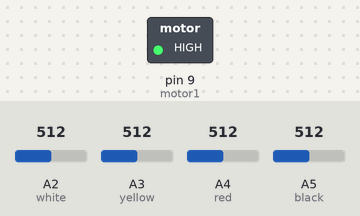
The sketch below on a simulated Arduino Uno, built with avr-gcc and run on an emulated ATmega328P. On the bench: switched loads named in the sketch (green lamp = pin HIGH). The test bench sets the inputs (shaded band); at power-on: A2 (white) = 512, A3 (yellow) = 512, A4 (red) = 512, A5 (black) = 512. What the sketch prints to the serial monitor is not drawn.

Above: at 0.1 s.
Timing chart, 0 to 1.6 s (numbered marks = the images above):
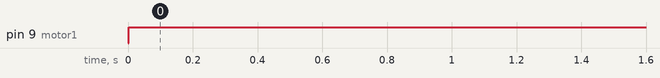

Measured:
- by itself, pin 9 (motor1): LOW → HIGH at 0.00 s

The sketch:

0n3_sensor_test.ino
```cpp
const int white = A2;
const int yellow = A3;
const int red = A4;
const int black = A5;
const int motor1 = 9;

int readIndex = 0; // used for rolling average
const int samples = 10; // smaples to average over
int readIndex2 = 0; // used for rolling average
const int samples2 = 100; // samples to average over

float speed = 0; // a speed value from 0-1
int output = 0; // the value written to the motors
int PWRange = 600; // range of PWM signal
int PWMin = 1400; // minimum PWM value

int readingsW[samples]; int totalW = 0; int avgW = 0; float varW = 1;
int readingsW2[samples2]; long totalW2 = 0L; int avgW2 = -1;
int readingsY[samples]; int totalY = 0; int avgY = 0; float varY = 1;
int readingsY2[samples2]; long totalY2 = 0L; int avgY2 = -1;
int readingsR[samples]; int totalR = 0; int avgR = 0; float varR = 1;
int readingsR2[samples2]; long totalR2 = 0L; int avgR2 = -1;
int readingsB[samples]; int totalB = 0; int avgB = 0; float varB = 1;
int readingsB2[samples2]; long totalB2 = 0L; int avgB2 = -1;

void setup() {
  Serial.begin(9600);
  // initialize the buffer for calculating the rolling average
  for (int i = 0; i < samples; i++) {
    readingsW[i] = 0;
    readingsY[i] = 0;
    readingsR[i] = 0;
    readingsB[i] = 0;
  }
  for (int j = 0; j < samples2; j++) {
    readingsW2[j] = 0;
    readingsY2[j] = 0;
    readingsR2[j] = 0;
    readingsB2[j] = 0;
  }
}

void loop() {
  // basically, these calculate the rolling averages for each sensor
  totalW -= readingsW[readIndex];
  readingsW[readIndex] = analogRead(white);
  totalW += readingsW[readIndex];
  avgW = totalW / samples;

  totalW2 -= readingsW2[readIndex2];
  readingsW2[readIndex2] = analogRead(white);
  totalW2 += readingsW2[readIndex2];
  avgW2 = totalW2 / samples2;

  totalY -= readingsY[readIndex];
  readingsY[readIndex] = analogRead(yellow);
  totalY += readingsY[readIndex];
  avgY = totalY / samples;

  totalY2 -= readingsY2[readIndex2];
  readingsY2[readIndex2] = analogRead(yellow);
  totalY2 += readingsY2[readIndex2];
  avgY2 = totalY2 / samples2;

  totalR -= readingsR[readIndex];
  readingsR[readIndex] = analogRead(red);
  totalR += readingsR[readIndex];
  avgR = totalR / samples;

  totalR2 -= readingsR2[readIndex2];
  readingsR2[readIndex2] = analogRead(red);
  totalR2 += readingsR2[readIndex2];
  avgR2 = totalR2 / samples2;

  totalB -= readingsB[readIndex];
  readingsB[readIndex] = analogRead(black);
  totalB += readingsB[readIndex];
  avgB = totalB / samples;

  totalB2 -= readingsB2[readIndex2];
  readingsB2[readIndex2] = analogRead(black);
  totalB2 += readingsB2[readIndex2];
  avgB2 = totalB2 / samples2;

  readIndex = (readIndex + 1) % samples;
  readIndex2 = (readIndex2 + 1) % samples2;

  // Calculate the variance from baseline of each sensor
  varW = (float) avgW / (float) avgW2;
  varY = (float) avgY / (float) avgY2;
  varR = (float) avgR / (float) avgR2;
  varB = (float) avgB / (float) avgB2;

  speed = calcSpeed(varW, varY, varR, varB, speed);

  // map it to the range of the pwm output:
  output = speed * PWRange + PWMin;
  analogWrite(motor1, output);

  // print the results to the Serial Monitor every few cycles:
  if (readIndex == 0) {
    Serial.print("Speed = ");
    Serial.println(speed);
  }

  delay(100);
}

float calcSpeed(float w, float y, float r, float b, float sp) {
  float LRDiff = abs(w-y) + abs(r-b); // check for significat turn
  float FWDiff = (w+y) / (r+b); // check for forward lean

  if (LRDiff < 0.4) { // arbitrary tilt threshold
     sp += (FWDiff - 1) * 0.2; // arbitrary acceleration multiplier
    if (sp > 1) {
      sp = 1;
    }
  }

  return sp;
}
```
